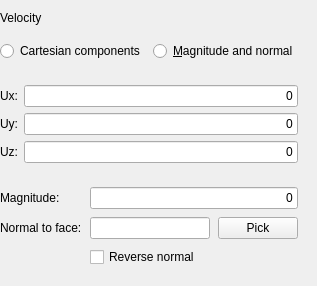
             <widget class="QFrame" name="frame1">
              <property name="frameShape">
               <enum>QFrame::NoFrame</enum>
              </property>
              <property name="frameShadow">
               <enum>QFrame::Raised</enum>
              </property>
              <layout class="QVBoxLayout" name="layoutVelocity">
               <property name="spacing">
                <number>8</number>
               </property>
               <property name="leftMargin">
                <number>0</number>
               </property>
               <item>
                <widget class="QLabel" name="label_velocity">
                 <property name="text">
                  <string>Velocity</string>
                 </property>
                </widget>
               </item>
               <item>
                <layout class="QGridLayout" name="gridLayout">
                 <property name="topMargin">
                  <number>8</number>
                 </property>
                 <property name="rightMargin">
                  <number>8</number>
                 </property>
                 <property name="bottomMargin">
                  <number>8</number>
                 </property>
                 <property name="spacing">
                  <number>8</number>
                 </property>
                 <item row="0" column="0">
                  <widget class="QRadioButton" name="radioButtonCart">
                   <property name="text">
                    <string>Cartesian components</string>
                   </property>
                  </widget>
                 </item>
                 <item row="0" column="1">
                  <widget class="QRadioButton" name="radioButtonMagNormal">
                   <property name="text">
                    <string>&amp;Magnitude and normal</string>
                   </property>
                  </widget>
                 </item>
                </layout>
               </item>
               <item>
                <widget class="QFrame" name="frameCart">
                 <property name="frameShape">
                  <enum>QFrame::NoFrame</enum>
                 </property>
                 <property name="frameShadow">
                  <enum>QFrame::Raised</enum>
                 </property>
                 <layout class="QFormLayout" name="layoutCart">
                  <property name="leftMargin">
                   <number>0</number>
                  </property>
                  <property name="topMargin">
                   <number>8</number>
                  </property>
                  <property name="rightMargin">
                   <number>8</number>
                  </property>
                  <property name="bottomMargin">
                   <number>8</number>
                  </property>
                  <item row="0" column="0">
                   <widget class="QLabel" name="label_Ux">
                    <property name="text">
                     <string>Ux:</string>
                    </property>
                   </widget>
                  </item>
                  <item row="0" column="1">
                   <widget class="Gui::InputField" name="inputCartX">
                    <property name="sizePolicy">
                     <sizepolicy hsizetype="Preferred" vsizetype="Fixed">
                      <horstretch>0</horstretch>
                      <verstretch>0</verstretch>
                     </sizepolicy>
                    </property>
                    <property name="minimumSize">
                     <size>
                      <width>80</width>
                      <height>20</height>
                     </size>
                    </property>
                    <property name="text">
                     <string>0</string>
                    </property>
                    <property name="alignment">
                     <set>Qt::AlignRight|Qt::AlignTrailing|Qt::AlignVCenter</set>
                    </property>
                    <property name="singleStep" stdset="0">
                     <double>0.100000000000000</double>
                    </property>
                    <property name="unit" stdset="0">
                     <string notr="true">m/s</string>
                    </property>
                    <property name="decimals" stdset="0">
                     <number>5</number>
                    </property>
                    <property name="value" stdset="0">
                     <double>0.000000000000000</double>
                    </property>
                   </widget>
                  </item>
                  <item row="1" column="0">
                   <widget class="QLabel" name="label_Uy">
                    <property name="text">
                     <string>Uy:</string>
                    </property>
                   </widget>
                  </item>
                  <item row="1" column="1">
                   <widget class="Gui::InputField" name="inputCartY">
                    <property name="sizePolicy">
                     <sizepolicy hsizetype="Preferred" vsizetype="Fixed">
                      <horstretch>0</horstretch>
                      <verstretch>0</verstretch>
                     </sizepolicy>
                    </property>
                    <property name="minimumSize">
                     <size>
                      <width>80</width>
                      <height>20</height>
                     </size>
                    </property>
                    <property name="text">
                     <string>0</string>
                    </property>
                    <property name="alignment">
                     <set>Qt::AlignRight|Qt::AlignTrailing|Qt::AlignVCenter</set>
                    </property>
                    <property name="singleStep" stdset="0">
                     <double>0.100000000000000</double>
                    </property>
                    <property name="unit" stdset="0">
                     <string notr="true">m/s</string>
                    </property>
                    <property name="decimals" stdset="0">
                     <number>5</number>
                    </property>
                    <property name="value" stdset="0">
                     <double>0.000000000000000</double>
                    </property>
                   </widget>
                  </item>
                  <item row="2" column="0">
                   <widget class="QLabel" name="label_Uz">
                    <property name="text">
                     <string>Uz:</string>
                    </property>
                   </widget>
                  </item>
                  <item row="2" column="1">
                   <widget class="Gui::InputField" name="inputCartZ">
                    <property name="sizePolicy">
                     <sizepolicy hsizetype="Preferred" vsizetype="Fixed">
                      <horstretch>0</horstretch>
                      <verstretch>0</verstretch>
                     </sizepolicy>
                    </property>
                    <property name="minimumSize">
                     <size>
                      <width>80</width>
                      <height>20</height>
                     </size>
                    </property>
                    <property name="text">
                     <string>0</string>
                    </property>
                    <property name="alignment">
                     <set>Qt::AlignRight|Qt::AlignTrailing|Qt::AlignVCenter</set>
                    </property>
                    <property name="singleStep" stdset="0">
                     <double>0.100000000000000</double>
                    </property>
                    <property name="unit" stdset="0">
                     <string notr="true">m/s</string>
                    </property>
                    <property name="decimals" stdset="0">
                     <number>5</number>
                    </property>
                    <property name="value" stdset="0">
                     <double>0.000000000000000</double>
                    </property>
                   </widget>
                  </item>
                 </layout>
                </widget>
               </item>
               <item>
                <widget class="QFrame" name="frameMagNormal">
                 <property name="frameShape">
                  <enum>QFrame::NoFrame</enum>
                 </property>
                 <property name="frameShadow">
                  <enum>QFrame::Raised</enum>
                 </property>
                 <layout class="QFormLayout" name="layoutMagNormal">
                  <property name="horizontalSpacing">
                   <number>8</number>
                  </property>
                  <property name="verticalSpacing">
                   <number>8</number>
                  </property>
                  <property name="leftMargin">
                   <number>0</number>
                  </property>
                  <property name="topMargin">
                   <number>8</number>
                  </property>
                  <property name="rightMargin">
                   <number>8</number>
                  </property>
                  <property name="bottomMargin">
                   <number>8</number>
                  </property>
                  <item row="0" column="0">
                   <widget class="QLabel" name="label_2">
                    <property name="text">
                     <string>Magnitude:</string>
                    </property>
                   </widget>
                  </item>
                  <item row="0" column="1">
                   <widget class="Gui::InputField" name="inputVelocityMag">
                    <property name="sizePolicy">
                     <sizepolicy hsizetype="MinimumExpanding" vsizetype="Fixed">
                      <horstretch>0</horstretch>
                      <verstretch>0</verstretch>
                     </sizepolicy>
                    </property>
                    <property name="minimumSize">
                     <size>
                      <width>80</width>
                      <height>20</height>
                     </size>
                    </property>
                    <property name="text">
                     <string>0</string>
                    </property>
                    <property name="alignment">
                     <set>Qt::AlignRight|Qt::AlignTrailing|Qt::AlignVCenter</set>
                    </property>
                    <property name="singleStep" stdset="0">
                     <double>2.000000000000000</double>
                    </property>
                    <property name="minimum" stdset="0">
                     <double>0.000000000000000</double>
                    </property>
                    <property name="unit" stdset="0">
                     <string notr="true">m/s</string>
                    </property>
                    <property name="decimals" stdset="0">
                     <number>5</number>
                    </property>
                    <property name="value" stdset="0">
                     <double>0.000000000000000</double>
                    </property>
                   </widget>
                  </item>
                  <item row="1" column="0">
                   <widget class="QLabel" name="label_5">
                    <property name="text">
                     <string>Normal to face:</string>
                    </property>
                   </widget>
                  </item>
                  <item row="1" column="1">
                   <layout class="QHBoxLayout" name="layoutDirectionFace">
                    <item>
                     <widget class="QLineEdit" name="lineDirection">
                      <property name="text">
                       <string/>
                      </property>
                     </widget>
                    </item>
                    <item>
                     <widget class="QPushButton" name="buttonDirection">
                      <property name="sizePolicy">
                       <sizepolicy hsizetype="Preferred" vsizetype="Fixed">
                        <horstretch>0</horstretch>
                        <verstretch>0</verstretch>
                       </sizepolicy>
                      </property>
                      <property name="maximumSize">
                       <size>
                        <width>16777215</width>
                        <height>16777215</height>
                       </size>
                      </property>
                      <property name="text">
                       <string>Pick</string>
                      </property>
                     </widget>
                    </item>
                   </layout>
                  </item>
                  <item row="2" column="1">
                   <widget class="QCheckBox" name="checkReverse">
                    <property name="enabled">
                     <bool>true</bool>
                    </property>
                    <property name="minimumSize">
                     <size>
                      <width>160</width>
                      <height>0</height>
                     </size>
                    </property>
                    <property name="maximumSize">
                     <size>
                      <width>200</width>
                      <height>16777215</height>
                     </size>
                    </property>
                    <property name="text">
                     <string>Reverse normal</string>
                    </property>
                   </widget>
                  </item>
                 </layout>
                </widget>
               </item>
              </layout>
             </widget>
